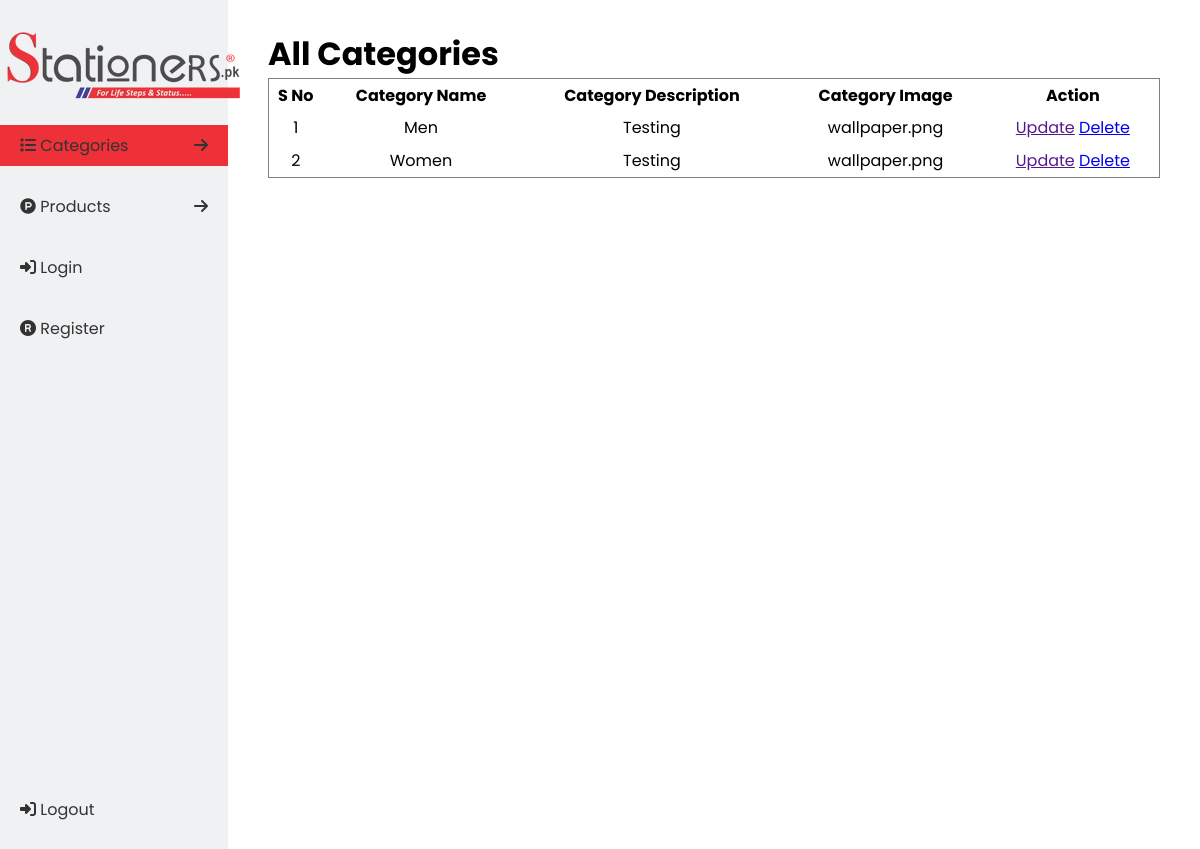
Before: /allCategories.php with the older database file.
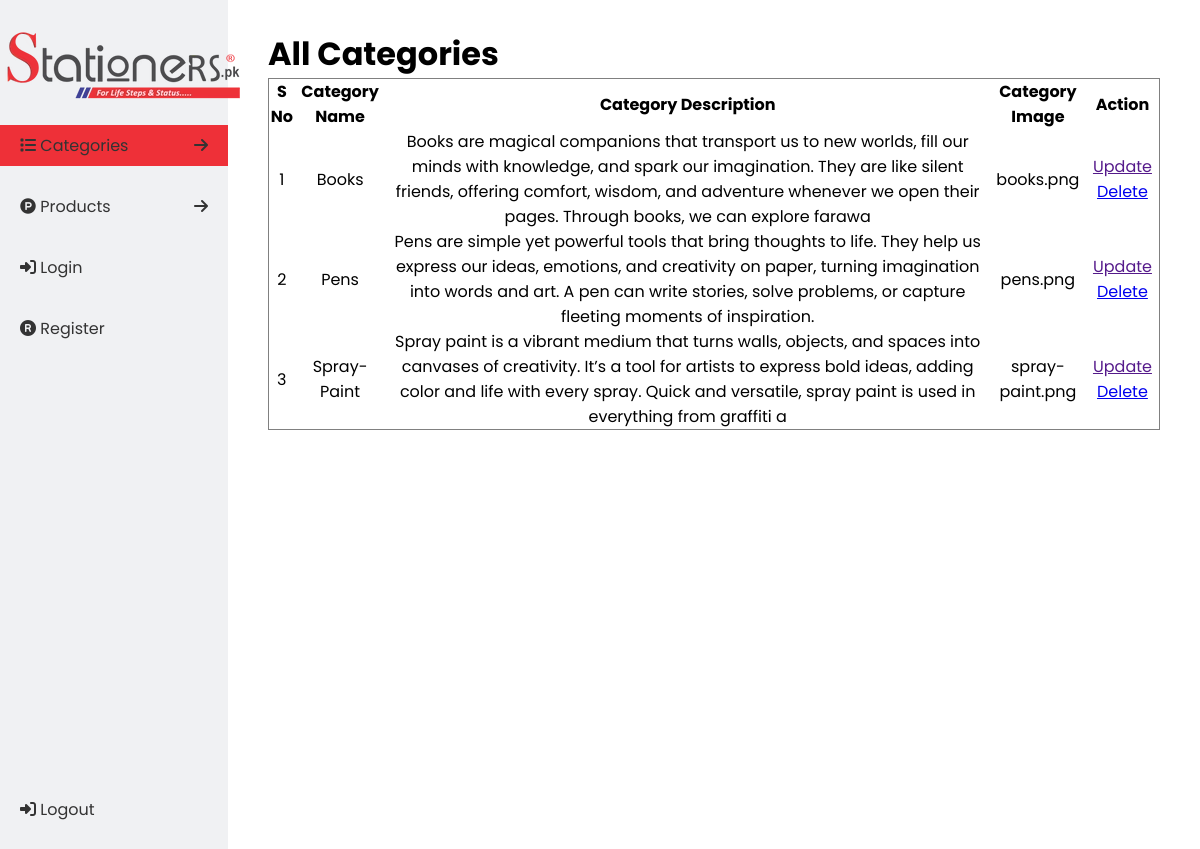
After: the same page with the newer database file.
### tables this page shows
CREATE TABLE `categories` (
  `category_id` int(11) NOT NULL,
  `category_name` varchar(256) NOT NULL,
  `category_description` varchar(256) NOT NULL,
  `category_image` varchar(256) NOT NULL
);

### allCategories.php (the view)
<?php
require("./base/header.php");
?>
<div class="main-section">
    <h1>All Categories</h1>
    <table class="table" cellspacing="0" width="100%" height="100px">
        <tr>
            <th>S No</th>
            <th>Category Name</th>
            <th>Category Description</th>
            <th>Category Image</th>
            <th>Action</th>
        </tr>
        <?php
        $sno = 1;
        $select_query = "SELECT * FROM `categories`";
        $result = mysqli_query($db_connection, $select_query);
        while($display = mysqli_fetch_array($result)){
        ?>
        <tr>
            <td><?php echo $sno++?></td>
            <td><?php echo $display['category_name']?></td>
            <td><?php echo $display['category_description']?></td>
            <td><?php echo $display['category_image']?></td>
            <td>
                <a href="">Update</a>
                <a href="./logics.php?deleteCategory=<?php echo $display['category_id']?>">Delete</a>
            </td>
        </tr>
        <?php
        }
        ?>
    </table>
</div>
<?php
require("./base/footer.php");
?>

### Base/header.php (shortened to what this page needs)
<!DOCTYPE html>
<html lang="en">
<head>
    <link rel="stylesheet" href="./css/style.css">
</head>
<body>
    <div class="container">
        <div class="sidebar">
            <div class="logo">
                <a href="index.php">
                <img src="./logo/stationary.png" alt="">
                </a>
            </div>
            <ul>
                <li class="active"> <span><i class="fa-solid fa-list"></i> <a href=""> Categories </a></span> <span><i id="sidebar-link-toggle" class="fa-solid fa-arrow-right"></i> </span> </li>
                <li> <span><i class="fa-brands fa-product-hunt"></i> <a href=""> Products </a></span> <span><i id="sidebar-link-toggle" class="fa-solid fa-arrow-right"></i> </span> </li>
                <li> <span><i class="fa-solid fa-right-to-bracket"></i> <a href=""> Login </a></span></li>
                <li> <span><i class="fa-solid fa-registered"></i> <a href=""> Register </a></span></li>
                <li style="position: absolute; bottom: 30px;"> <span> <i class="fa-solid fa-right-to-bracket"></i> <a href=""> Logout </a></li>
            </ul>
        </div>

### Base/footer.php (shortened to what this page needs)
</div>
</body>
</html>

### css/style.css (style rules this page uses)
* { font-family: "Poppins", serif; margin: 0; padding: 0; }
body { background: #FFF; }
.container { display: flex; justify-content: space-between; }
.container .sidebar { background-color: #F0F1F3; height: 100vh; width: 19%; padding: 30px 0px; display: flex; flex-direction: column; justify-content: left; }
.container .sidebar .logo img { display: flex; justify-content: center; }
.container .sidebar ul { list-style-type: none; display: flex; justify-content: space-between; flex-direction: column; gap: 20px; margin-top: 20px; }
.container .sidebar ul li { padding: 8px 20px; transition: background 0.2s ease-in-out; cursor: pointer; display: flex; justify-content: space-between; }
.active { background: #EE3038; display: flex; justify-content: space-between; }
.container .sidebar ul li i { color: #333; }
.container .sidebar ul li a { text-decoration: none; color: #333; }
.container .main-section { padding: 30px 40px; width: 75%; }
.table { border: 1px solid gray; text-align: center; }

Changed rows visible on the page:
removed categories: category_name "Men", category_description "Testing", category_image "wallpaper.png"
removed categories: category_name "Women", category_description "Testing", category_image "wallpaper.png"
added categories: category_name "Books", category_description "Books are magical companions that transport us to new worlds, fill our minds with knowledge, and spark our imagination. They are like silent friends, offering comfort, wisdom, and adventure whenever we open their pages. Through books, we can explore farawa", category_image "books.png"
added categories: category_name "Pens", category_description "Pens are simple yet powerful tools that bring thoughts to life. They help us express our ideas, emotions, and creativity on paper, turning imagination into words and art. A pen can write stories, solve problems, or capture fleeting moments of inspiration.", category_image "pens.png"
added categories: category_name "Spray-Paint", category_description "Spray paint is a vibrant medium that turns walls, objects, and spaces into canvases of creativity. It’s a tool for artists to express bold ideas, adding color and life with every spray. Quick and versatile, spray paint is used in everything from graffiti a", category_image "spray-paint.png"
